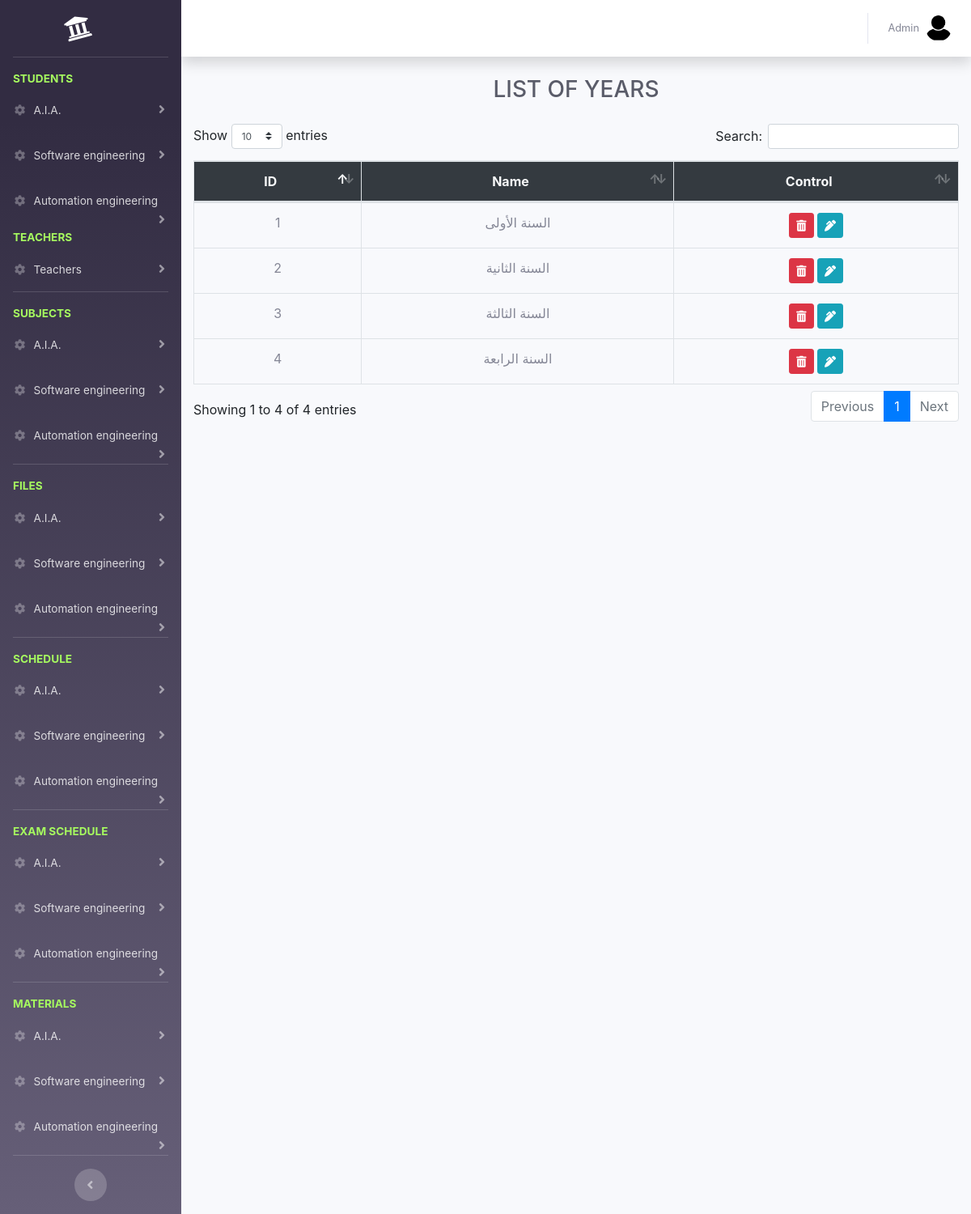
The page /admins/all-year.php (signed in) on the database its author committed.
### tables this page shows
CREATE TABLE `sections` (
  `id` int(11) NOT NULL,
  `name` varchar(100) NOT NULL,
  `fees` decimal(10,2) NOT NULL
);

CREATE TABLE `years` (
  `id` int(11) NOT NULL,
  `name` varchar(50) NOT NULL
);

### admins/all-year.php (the view, shortened to what this page needs)
<?php
require('../connection.php');
include('../layout/header.php');
include('layout/sidebar.php');
include('layout/topnav.php');
$sql = "SELECT * FROM years";
$result = mysqli_query($conn, $sql);
$years = $result->fetch_all(MYSQLI_ASSOC);
?>
<div class="container-fluid">
    <div class="d-sm-flex align-items-center justify-content-between mb-4">
        <h1 class="m-auto h3 mb-0 text-gray-800 text-uppercase">list of years</h1>
    </div>
    <div class="row">
        <div class="col-md-12">
        </div>
        <div class="col-md-12">
            <table class="table table-bordered years_table">
                <thead>
                <tr class="bg-dark text-light text-center">
                    <th>ID</th>
                    <th>Name</th>
                    <th>Control</th>
                </tr>
                </thead>
                <tbody>
                <?php
                foreach ($years as $section) { ?>
                    <tr class="text-center">
                        <td><?= $section['id']?></td>
                        <td><?= $section['name']?></td>
                        <td>
                            <a href="#" data-toggle="modal" data-target="#delete_modal" data-href="<?=APP?>/controllers/years/delete.php?id=<?=$section['id']?>" class="btn btn-danger btn-sm delete_link"><i class="fa fa-trash-alt"></i></a>
                            <a data-toggle="modal" data-target="#edit_modal" href="#" data-href="<?=APP?>/controllers/years/get_info.php?id=<?=$section['id']?>" class="btn btn-info btn-sm edit_link"><i class="fa fa-pen-alt"></i></a>
                        </td>
                    </tr>
                <?php } ?>
                </tbody>
            </table>
        </div>
    </div>
</div>
<?php include('../layout/footer.php');?>

### admins/layout/sidebar.php (shortened to what this page needs)
<?php
$sectionsSql = "SELECT  sections.* FROM sections
                    LEFT JOIN section_years on sections.id=section_years.section_id GROUP BY sections.id";
$result = mysqli_query($conn, $sectionsSql);
$sections = $result->fetch_all(MYSQLI_ASSOC);
?>
<div id="wrapper">
      <ul class="navbar-nav bg-gradient-primary sidebar sidebar-dark accordion" id="accordionSidebar">
        <a class="sidebar-brand d-flex align-items-center justify-content-center" href="../index.php">
          <div class="sidebar-brand-icon rotate-n-15">
            <i class="fas fa-university"></i>
          </div>
        </a>
      <hr class="sidebar-divider">
      <li class="sidebar-heading">
          Students
      </li>
      <?php
      foreach ($sections as $section) { ?>
          <li class="nav-item">
              <a class="nav-link collapsed" href="#" data-toggle="collapse" data-target="#student_<?=$section['id']?>" aria-expanded="true" aria-controls="collapseProfi">
                  <i class="fas fa-fw fa-cog"></i>
                  <span><?=$section['name']?></span>
              </a>
          </li>
      <?php  } ?>
      <div class="sidebar-heading">
          Teachers
      </div>
      <li class="nav-item">
          <a class="nav-link collapsed" href="#" data-toggle="collapse" data-target="#teacher" aria-expanded="true" aria-controls="collapseProfi">
              <i class="fas fa-fw fa-cog"></i>
              <span>Teachers</span>
          </a>
      </li>
      <hr class="sidebar-divider">
      <li class="sidebar-heading">
          Subjects
      </li>
      <?php
      foreach ($sections as $section) { ?>
          <li class="nav-item">
              <a class="nav-link collapsed" href="#" data-toggle="collapse" data-target="#subject_<?=$section['id']?>" aria-expanded="true" aria-controls="collapseProfi">
                  <i class="fas fa-fw fa-cog"></i>
                  <span><?=$section['name']?></span>
              </a>
          </li>
      <?php  } ?>
          <hr class="sidebar-divider">
          <li class="sidebar-heading">
              files
          </li>
          <?php
          foreach ($sections as $section) { ?>
              <li class="nav-item">
                  <a class="nav-link collapsed" href="#" data-toggle="collapse" data-target="#file_<?=$section['id']?>" aria-expanded="true" aria-controls="collapse">
                      <i class="fas fa-fw fa-cog"></i>
                      <span><?=$section['name']?></span>
                  </a>
              </li>
          <?php  } ?>
      <hr class="sidebar-divider">
      <li class="sidebar-heading">
          schedule
      </li>
      <?php
      foreach ($sections as $section) { ?>
          <li class="nav-item">
              <a class="nav-link collapsed" href="#" data-toggle="collapse" data-target="#schedule_<?=$section['id']?>" aria-expanded="true" aria-controls="collapse">
                  <i class="fas fa-fw fa-cog"></i>
                  <span><?=$section['name']?></span>
              </a>
          </li>
      <?php  } ?>
      <hr class="sidebar-divider">
      <li class="sidebar-heading">
          exam schedule
      </li>
      <?php
      foreach ($sections as $section) { ?>
          <li class="nav-item">
              <a class="nav-link collapsed" href="#" data-toggle="collapse" data-target="#exam_schedule_<?=$section['id']?>" aria-expanded="true" aria-controls="collapse">
                  <i class="fas fa-fw fa-cog"></i>
                  <span><?=$section['name']?></span>
              </a>
          </li>
      <?php  } ?>
      <hr class="sidebar-divider">
      <li class="sidebar-heading">
          Materials
      </li>
      <?php
      foreach ($sections as $section) { ?>
          <li class="nav-item">
              <a class="nav-link collapsed" href="#" data-toggle="collapse" data-target="#course_<?=$section['id']?>" aria-expanded="true" aria-controls="collapse">
                  <i class="fas fa-fw fa-cog"></i>
                  <span><?=$section['name']?></span>
              </a>
          </li>
      <?php  } ?>
        <hr class="sidebar-divider d-none d-md-block">
        <div class="text-center d-none d-md-inline">
          <button class="rounded-circle border-0" id="sidebarToggle"></button>
        </div>
      </ul>
      <div id="content-wrapper" class="d-flex flex-column">
        <div id="content">

### rows shown on the page
sections: name "A.I.A."
sections: name "Software engineering"
sections: name "Automation engineering"
years: id "1", name "السنة الأولى"
years: id "2", name "السنة الثانية"
years: id "3", name "السنة الثالثة"
years: id "4", name "السنة الرابعة"

### other values the page prints
$admin['name'] "Admin"
